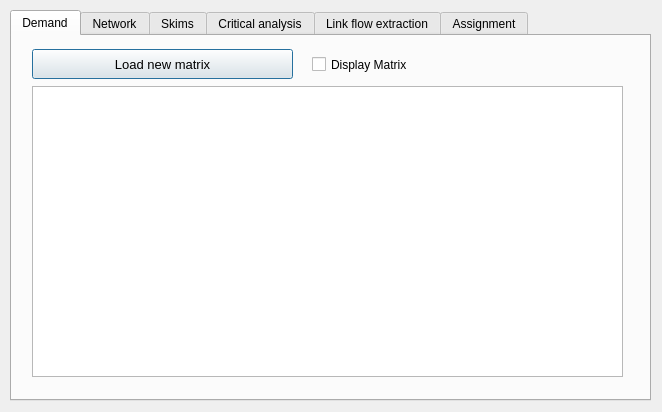
<?xml version="1.0" encoding="UTF-8"?>
<ui version="4.0">
 <class>traffic_assignment</class>
 <widget class="QDialog" name="traffic_assignment">
  <property name="windowModality">
   <enum>Qt::ApplicationModal</enum>
  </property>
  <property name="geometry">
   <rect>
    <x>0</x>
    <y>0</y>
    <width>662</width>
    <height>412</height>
   </rect>
  </property>
  <property name="windowTitle">
   <string>Traffic Assignment toolbox - Provided by www.xl-optim.com</string>
  </property>
  <property name="modal">
   <bool>true</bool>
  </property>
  <widget class="QTabWidget" name="tabWidget">
   <property name="geometry">
    <rect>
     <x>10</x>
     <y>10</y>
     <width>641</width>
     <height>391</height>
    </rect>
   </property>
   <property name="font">
    <font>
     <pointsize>9</pointsize>
    </font>
   </property>
   <property name="currentIndex">
    <number>0</number>
   </property>
   <widget class="QWidget" name="widget">
    <attribute name="title">
     <string>Demand</string>
    </attribute>
    <widget class="QPushButton" name="but_load_new_matrix">
     <property name="geometry">
      <rect>
       <x>20</x>
       <y>13</y>
       <width>261</width>
       <height>30</height>
      </rect>
     </property>
     <property name="font">
      <font>
       <pointsize>10</pointsize>
      </font>
     </property>
     <property name="text">
      <string>Load new matrix</string>
     </property>
    </widget>
    <widget class="QCheckBox" name="display_matrix">
     <property name="geometry">
      <rect>
       <x>300</x>
       <y>20</y>
       <width>121</width>
       <height>17</height>
      </rect>
     </property>
     <property name="text">
      <string>Display Matrix</string>
     </property>
    </widget>
    <widget class="QTableView" name="matrix_viewer">
     <property name="geometry">
      <rect>
       <x>20</x>
       <y>50</y>
       <width>591</width>
       <height>291</height>
      </rect>
     </property>
    </widget>
   </widget>
   <widget class="QWidget" name="tab_2">
    <attribute name="title">
     <string>Network</string>
    </attribute>
    <widget class="QLabel" name="lblnodematch_11">
     <property name="geometry">
      <rect>
       <x>50</x>
       <y>203</y>
       <width>121</width>
       <height>16</height>
      </rect>
     </property>
     <property name="font">
      <font>
       <pointsize>10</pointsize>
      </font>
     </property>
     <property name="text">
      <string>Line layer</string>
     </property>
    </widget>
    <widget class="QComboBox" name="minimizing_field">
     <property name="geometry">
      <rect>
       <x>150</x>
       <y>72</y>
       <width>391</width>
       <height>30</height>
      </rect>
     </property>
    </widget>
    <widget class="QLabel" name="ba_time_lbl">
     <property name="geometry">
      <rect>
       <x>50</x>
       <y>79</y>
       <width>151</width>
       <height>16</height>
      </rect>
     </property>
     <property name="text">
      <string>Minimizing field</string>
     </property>
    </widget>
    <widget class="QCheckBox" name="no_connectors_in_graph">
     <property name="geometry">
      <rect>
       <x>151</x>
       <y>106</y>
       <width>341</width>
       <height>20</height>
      </rect>
     </property>
     <property name="font">
      <font>
       <pointsize>11</pointsize>
      </font>
     </property>
     <property name="text">
      <string>Prevent flows through centroid connectors</string>
     </property>
     <property name="checked">
      <bool>true</bool>
     </property>
    </widget>
    <widget class="QPushButton" name="load_graph_from_file">
     <property name="geometry">
      <rect>
       <x>30</x>
       <y>30</y>
       <width>91</width>
       <height>30</height>
      </rect>
     </property>
     <property name="text">
      <string>Load Graph</string>
     </property>
    </widget>
    <widget class="QLabel" name="lbl_graphfile">
     <property name="geometry">
      <rect>
       <x>153</x>
       <y>35</y>
       <width>391</width>
       <height>20</height>
      </rect>
     </property>
     <property name="font">
      <font>
       <pointsize>10</pointsize>
      </font>
     </property>
     <property name="text">
      <string>Load graph *.aeg</string>
     </property>
    </widget>
    <widget class="QCheckBox" name="chb_check_consistency">
     <property name="enabled">
      <bool>false</bool>
     </property>
     <property name="geometry">
      <rect>
       <x>410</x>
       <y>264</y>
       <width>131</width>
       <height>18</height>
      </rect>
     </property>
     <property name="text">
      <string>Check consistency</string>
     </property>
    </widget>
    <widget class="QLabel" name="lblnodematch_14">
     <property name="geometry">
      <rect>
       <x>50</x>
       <y>236</y>
       <width>121</width>
       <height>16</height>
      </rect>
     </property>
     <property name="font">
      <font>
       <pointsize>10</pointsize>
      </font>
     </property>
     <property name="text">
      <string>Link ID field</string>
     </property>
    </widget>
    <widget class="QgsMapLayerComboBox" name="network_layer">
     <property name="geometry">
      <rect>
       <x>151</x>
       <y>196</y>
       <width>391</width>
       <height>30</height>
      </rect>
     </property>
    </widget>
    <widget class="QComboBox" name="network_field">
     <property name="geometry">
      <rect>
       <x>150</x>
       <y>230</y>
       <width>391</width>
       <height>30</height>
      </rect>
     </property>
    </widget>
   </widget>
   <widget class="QWidget" name="tab_4">
    <attribute name="title">
     <string>Skims</string>
    </attribute>
    <widget class="QTableWidget" name="skim_list">
     <property name="geometry">
      <rect>
       <x>20</x>
       <y>80</y>
       <width>571</width>
       <height>261</height>
      </rect>
     </property>
     <property name="accessibleName">
      <string>&lt;html&gt;&lt;head/&gt;&lt;body&gt;&lt;p&gt;xcxc&lt;/p&gt;&lt;/body&gt;&lt;/html&gt;</string>
     </property>
     <property name="selectionMode">
      <enum>QAbstractItemView::SingleSelection</enum>
     </property>
     <property name="selectionBehavior">
      <enum>QAbstractItemView::SelectRows</enum>
     </property>
     <property name="rowCount">
      <number>0</number>
     </property>
     <property name="columnCount">
      <number>1</number>
     </property>
     <attribute name="verticalHeaderDefaultSectionSize">
      <number>27</number>
     </attribute>
     <column>
      <property name="text">
       <string>Skim name</string>
      </property>
     </column>
    </widget>
    <widget class="QPushButton" name="add_skim">
     <property name="geometry">
      <rect>
       <x>20</x>
       <y>49</y>
       <width>571</width>
       <height>24</height>
      </rect>
     </property>
     <property name="text">
      <string>Add Skim</string>
     </property>
    </widget>
    <widget class="QComboBox" name="skim_field">
     <property name="geometry">
      <rect>
       <x>60</x>
       <y>17</y>
       <width>531</width>
       <height>30</height>
      </rect>
     </property>
    </widget>
    <widget class="QLabel" name="lblnodematch_12">
     <property name="geometry">
      <rect>
       <x>25</x>
       <y>24</y>
       <width>121</width>
       <height>16</height>
      </rect>
     </property>
     <property name="font">
      <font>
       <pointsize>10</pointsize>
      </font>
     </property>
     <property name="text">
      <string>Field</string>
     </property>
    </widget>
   </widget>
   <widget class="QWidget" name="tab_3">
    <attribute name="title">
     <string>Critical analysis</string>
    </attribute>
    <widget class="QTableWidget" name="select_link_list">
     <property name="enabled">
      <bool>false</bool>
     </property>
     <property name="geometry">
      <rect>
       <x>10</x>
       <y>50</y>
       <width>611</width>
       <height>291</height>
      </rect>
     </property>
     <property name="accessibleName">
      <string>&lt;html&gt;&lt;head/&gt;&lt;body&gt;&lt;p&gt;xcxc&lt;/p&gt;&lt;/body&gt;&lt;/html&gt;</string>
     </property>
     <property name="selectionMode">
      <enum>QAbstractItemView::SingleSelection</enum>
     </property>
     <property name="selectionBehavior">
      <enum>QAbstractItemView::SelectRows</enum>
     </property>
     <property name="rowCount">
      <number>0</number>
     </property>
     <property name="columnCount">
      <number>4</number>
     </property>
     <attribute name="verticalHeaderDefaultSectionSize">
      <number>27</number>
     </attribute>
     <column>
      <property name="text">
       <string>Links</string>
      </property>
     </column>
     <column>
      <property name="text">
       <string>Type</string>
      </property>
     </column>
     <column>
      <property name="text">
       <string>Query name</string>
      </property>
     </column>
     <column>
      <property name="text">
       <string>Del</string>
      </property>
     </column>
    </widget>
    <widget class="QCheckBox" name="do_select_link">
     <property name="enabled">
      <bool>false</bool>
     </property>
     <property name="geometry">
      <rect>
       <x>10</x>
       <y>15</y>
       <width>141</width>
       <height>22</height>
      </rect>
     </property>
     <property name="text">
      <string>Select link analysis</string>
     </property>
    </widget>
    <widget class="QPushButton" name="but_build_query">
     <property name="enabled">
      <bool>false</bool>
     </property>
     <property name="geometry">
      <rect>
       <x>540</x>
       <y>11</y>
       <width>81</width>
       <height>30</height>
      </rect>
     </property>
     <property name="text">
      <string>Build Query</string>
     </property>
    </widget>
   </widget>
   <widget class="QWidget" name="tab_5">
    <attribute name="title">
     <string>Link flow extraction</string>
    </attribute>
    <widget class="QTableWidget" name="list_link_extraction">
     <property name="enabled">
      <bool>false</bool>
     </property>
     <property name="geometry">
      <rect>
       <x>10</x>
       <y>40</y>
       <width>311</width>
       <height>311</height>
      </rect>
     </property>
     <property name="accessibleName">
      <string>&lt;html&gt;&lt;head/&gt;&lt;body&gt;&lt;p&gt;xcxc&lt;/p&gt;&lt;/body&gt;&lt;/html&gt;</string>
     </property>
     <property name="selectionMode">
      <enum>QAbstractItemView::SingleSelection</enum>
     </property>
     <property name="selectionBehavior">
      <enum>QAbstractItemView::SelectRows</enum>
     </property>
     <property name="rowCount">
      <number>0</number>
     </property>
     <property name="columnCount">
      <number>2</number>
     </property>
     <attribute name="verticalHeaderDefaultSectionSize">
      <number>27</number>
     </attribute>
     <column>
      <property name="text">
       <string>Link ID</string>
      </property>
     </column>
     <column>
      <property name="text">
       <string>Direction</string>
      </property>
     </column>
    </widget>
    <widget class="QCheckBox" name="do_extract_link_flows">
     <property name="enabled">
      <bool>false</bool>
     </property>
     <property name="geometry">
      <rect>
       <x>10</x>
       <y>10</y>
       <width>191</width>
       <height>22</height>
      </rect>
     </property>
     <property name="text">
      <string>Perform link flow extraction</string>
     </property>
    </widget>
    <widget class="QPushButton" name="but_build_query_extract">
     <property name="enabled">
      <bool>false</bool>
     </property>
     <property name="geometry">
      <rect>
       <x>240</x>
       <y>5</y>
       <width>81</width>
       <height>30</height>
      </rect>
     </property>
     <property name="text">
      <string>Build Query</string>
     </property>
    </widget>
   </widget>
   <widget class="QWidget" name="tab">
    <attribute name="title">
     <string>Assignment</string>
    </attribute>
    <widget class="QPushButton" name="do_assignment">
     <property name="geometry">
      <rect>
       <x>40</x>
       <y>290</y>
       <width>351</width>
       <height>30</height>
      </rect>
     </property>
     <property name="text">
      <string>ASSIGN</string>
     </property>
    </widget>
    <widget class="QPushButton" name="cancel_all">
     <property name="geometry">
      <rect>
       <x>410</x>
       <y>290</y>
       <width>131</width>
       <height>30</height>
      </rect>
     </property>
     <property name="text">
      <string>CANCEL</string>
     </property>
    </widget>
    <widget class="QComboBox" name="cb_choose_algorithm">
     <property name="geometry">
      <rect>
       <x>80</x>
       <y>18</y>
       <width>531</width>
       <height>30</height>
      </rect>
     </property>
     <property name="maxVisibleItems">
      <number>10</number>
     </property>
    </widget>
    <widget class="QLabel" name="lblnodematch_13">
     <property name="geometry">
      <rect>
       <x>10</x>
       <y>24</y>
       <width>121</width>
       <height>16</height>
      </rect>
     </property>
     <property name="font">
      <font>
       <pointsize>10</pointsize>
      </font>
     </property>
     <property name="text">
      <string>Algorithm</string>
     </property>
    </widget>
    <widget class="QLabel" name="progress_label0">
     <property name="geometry">
      <rect>
       <x>250</x>
       <y>329</y>
       <width>301</width>
       <height>21</height>
      </rect>
     </property>
     <property name="font">
      <font>
       <pointsize>9</pointsize>
      </font>
     </property>
     <property name="text">
      <string>Status Message 0</string>
     </property>
    </widget>
    <widget class="QProgressBar" name="progressbar0">
     <property name="enabled">
      <bool>true</bool>
     </property>
     <property name="geometry">
      <rect>
       <x>9</x>
       <y>327</y>
       <width>231</width>
       <height>23</height>
      </rect>
     </property>
     <property name="palette">
      <palette>
       <active>
        <colorrole role="Highlight">
         <brush brushstyle="SolidPattern">
          <color alpha="255">
           <red>0</red>
           <green>170</green>
           <blue>0</blue>
          </color>
         </brush>
        </colorrole>
       </active>
       <inactive>
        <colorrole role="Highlight">
         <brush brushstyle="SolidPattern">
          <color alpha="255">
           <red>240</red>
           <green>240</green>
           <blue>240</blue>
          </color>
         </brush>
        </colorrole>
       </inactive>
       <disabled>
        <colorrole role="Highlight">
         <brush brushstyle="SolidPattern">
          <color alpha="255">
           <red>51</red>
           <green>153</green>
           <blue>255</blue>
          </color>
         </brush>
        </colorrole>
       </disabled>
      </palette>
     </property>
     <property name="value">
      <number>0</number>
     </property>
     <property name="textVisible">
      <bool>true</bool>
     </property>
    </widget>
    <widget class="QCheckBox" name="do_path_file">
     <property name="geometry">
      <rect>
       <x>10</x>
       <y>60</y>
       <width>171</width>
       <height>22</height>
      </rect>
     </property>
     <property name="text">
      <string>Save complete path file</string>
     </property>
    </widget>
    <widget class="QGroupBox" name="groupBox">
     <property name="geometry">
      <rect>
       <x>10</x>
       <y>90</y>
       <width>621</width>
       <height>181</height>
      </rect>
     </property>
     <property name="acceptDrops">
      <bool>false</bool>
     </property>
     <property name="autoFillBackground">
      <bool>false</bool>
     </property>
     <property name="title">
      <string>Outputs</string>
     </property>
     <widget class="QLabel" name="critical_matrix_path">
      <property name="enabled">
       <bool>false</bool>
      </property>
      <property name="geometry">
       <rect>
        <x>150</x>
        <y>108</y>
        <width>451</width>
        <height>17</height>
       </rect>
      </property>
      <property name="text">
       <string>...</string>
      </property>
     </widget>
     <widget class="QLabel" name="lbl_output">
      <property name="geometry">
       <rect>
        <x>150</x>
        <y>35</y>
        <width>451</width>
        <height>21</height>
       </rect>
      </property>
      <property name="font">
       <font>
        <pointsize>9</pointsize>
       </font>
      </property>
      <property name="text">
       <string>Output</string>
      </property>
     </widget>
     <widget class="QPushButton" name="select_critical_analysis_output">
      <property name="enabled">
       <bool>false</bool>
      </property>
      <property name="geometry">
       <rect>
        <x>10</x>
        <y>103</y>
        <width>121</width>
        <height>27</height>
       </rect>
      </property>
      <property name="text">
       <string>Critical output</string>
      </property>
     </widget>
     <widget class="QLabel" name="path_file_display">
      <property name="geometry">
       <rect>
        <x>150</x>
        <y>72</y>
        <width>451</width>
        <height>17</height>
       </rect>
      </property>
      <property name="text">
       <string>...</string>
      </property>
     </widget>
     <widget class="QPushButton" name="select_path_file_name">
      <property name="geometry">
       <rect>
        <x>11</x>
        <y>67</y>
        <width>121</width>
        <height>27</height>
       </rect>
      </property>
      <property name="text">
       <string>Select output file</string>
      </property>
     </widget>
     <widget class="QPushButton" name="select_result">
      <property name="geometry">
       <rect>
        <x>10</x>
        <y>34</y>
        <width>121</width>
        <height>24</height>
       </rect>
      </property>
      <property name="text">
       <string>Assignment results</string>
      </property>
     </widget>
     <widget class="QCheckBox" name="do_group_outputs">
      <property name="geometry">
       <rect>
        <x>387</x>
        <y>8</y>
        <width>231</width>
        <height>22</height>
       </rect>
      </property>
      <property name="text">
       <string>Group outputs in a single database</string>
      </property>
     </widget>
     <widget class="QLabel" name="critical_matrix_path_2">
      <property name="enabled">
       <bool>false</bool>
      </property>
      <property name="geometry">
       <rect>
        <x>150</x>
        <y>146</y>
        <width>451</width>
        <height>17</height>
       </rect>
      </property>
      <property name="text">
       <string>...</string>
      </property>
     </widget>
     <widget class="QPushButton" name="select_link_flow_extraction_output">
      <property name="enabled">
       <bool>false</bool>
      </property>
      <property name="geometry">
       <rect>
        <x>10</x>
        <y>141</y>
        <width>121</width>
        <height>27</height>
       </rect>
      </property>
      <property name="text">
       <string>Critical output</string>
      </property>
     </widget>
    </widget>
   </widget>
  </widget>
 </widget>
 <customwidgets>
  <customwidget>
   <class>QgsMapLayerComboBox</class>
   <extends>QComboBox</extends>
   <header>qgsmaplayercombobox.h</header>
  </customwidget>
 </customwidgets>
 <resources/>
 <connections/>
</ui>
